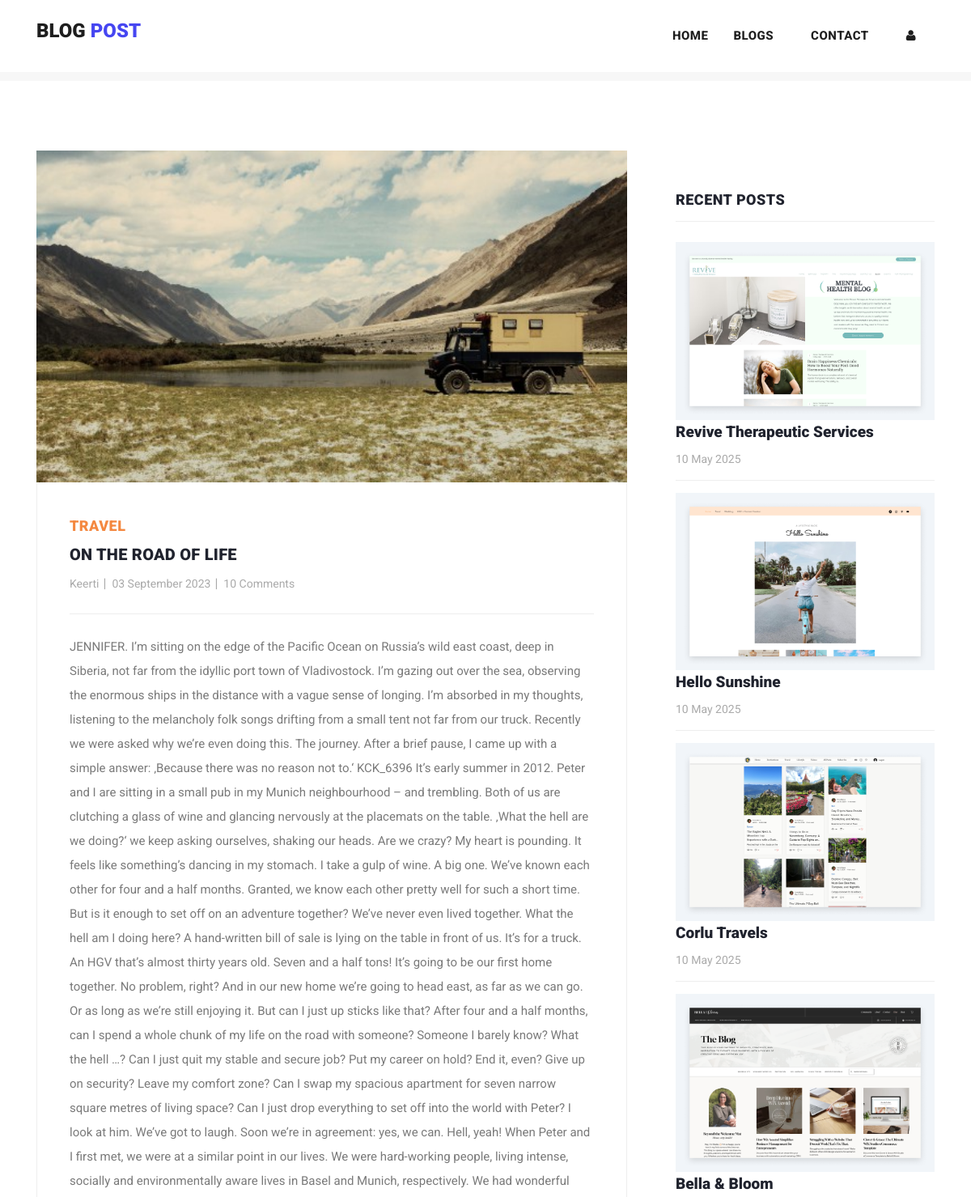
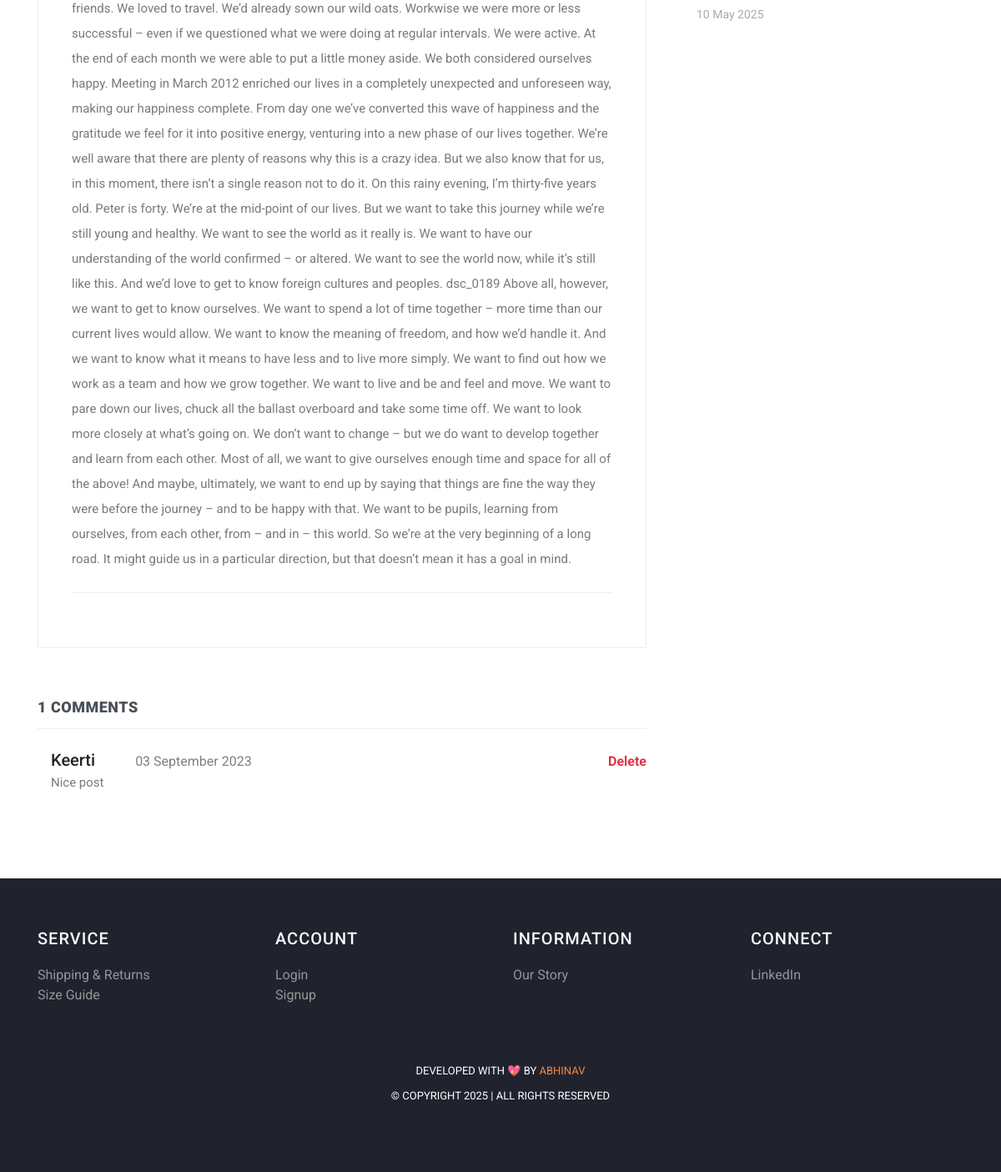
The page /post/18 on the database its author committed (2 pictures, top to bottom).
### myapp/models.py (models this page shows, shortened)
class Post(models.Model):
    postname = models.CharField(max_length=600)
    category = models.CharField(max_length=600)
    image = models.ImageField(upload_to='images/posts',blank=True,null=True)
    content = models.CharField(max_length=100000)
    time = models.CharField(default=time,max_length=100, blank=True)
    likes = models.IntegerField(null=True,blank=True,default=0)
    user = models.ForeignKey(User,on_delete=models.CASCADE)

class Comment(models.Model):
    content = models.CharField(max_length=200)
    time = models.CharField(default=time,max_length=100, blank=True)
    post = models.ForeignKey(Post,on_delete=models.CASCADE)
    user = models.ForeignKey(User,on_delete=models.CASCADE)

### myapp/views.py (the view)
# urls.py: path("post/<int:id>",views.post,name="post"),
def post(request,id):
    post = Post.objects.get(id=id)
    return render(request,"post-details.html",{
        "user":request.user,
        'post':Post.objects.get(id=id),
        'recent_posts':Post.objects.all().order_by("-id"),
        'media_url':settings.MEDIA_URL,
        'comments':Comment.objects.filter(post_id = post.id),
        'total_comments': len(Comment.objects.filter(post_id = post.id))
    })

### templates/post-details.html (shortened to what this page needs)
{% load static %}
<!DOCTYPE html>
<html lang="en">
  <head>
    <link href="https://cdn.jsdelivr.net/npm/bootstrap@5.3.0-alpha3/dist/css/bootstrap.min.css" rel="stylesheet">
    <link href="{% static 'vendor/bootstrap/css/bootstrap.min.css' %}" rel="stylesheet">
    <link rel="stylesheet" href="{% static 'assets/css/fontawesome.css' %}">
    <link rel="stylesheet" href="{% static 'assets/css/templatemo-stand-blog.css' %}">
    <link rel="stylesheet" href="{% static 'assets/css/owl.css' %}">
  </head>
  <body>
    {%include 'header.html'%}
    <section class="blog-posts grid-system">
      <div class="container">
        <div class="row">
          <div class="col-lg-8">
            <div class="all-blog-posts">
              <div class="row">
                <div class="col-lg-12">
                  <div class="blog-post">
                    <div class="blog-thumb">
                      <img src="{{media_url}}{{post.image}}" alt="post_image">
                    </div>
                    <div class="down-content">
                      <span>{{post.category}}</span>
                      <a><h4>{{post.postname}}</h4></a>
                      <ul class="post-info">
                        <li><a href="#">{{post.user}}</a></li>
                        <li><a href="#">{{post.time}}</a></li>
                        <li><a href="#">10 Comments</a></li>
                      </ul>
                      <p>{{post.content}}</p>
                    </div>
                  </div>
                </div>
                <div class="col-lg-12">
                  <div class="sidebar-item comments">
                    <div class="sidebar-heading">
                      <h2 class="text-dark-emphasis">{{total_comments}} comments</h2>
                    </div>
                    <div class="content">
                      <ul>
                        {% for comment in comments %}
                        <li style="display: block;">
                          <div class="ps-3">
                            <h5>{{comment.user}}<span class="small text-black-50 px-5 text-danger">{{comment.time}}</span>
                              {% if post.user == user or comment.user == post.user%}
                              <a href="{% url 'deletecomment' comment.id %}" class="small text-danger float-right fw-bold pt-1">Delete</a>
                              {% endif %}
                            </h5>
                            <p>{{comment.content}}</p>
                          </div>
                        </li>
                        {% endfor %}
                      </ul>
                    </div>
                  </div>
                </div>
              </div>
            </div>
          </div>
          <div class="col-lg-4">
            <div class="sidebar">
              <div class="row">
                <div class="col-lg-12">
                  <div class="sidebar-item recent-posts">
                    <div class="sidebar-heading">
                      <h2>Recent Posts</h2>
                    </div>
                    <div class="content">
                      <ul>
                        {% for post in recent_posts|slice:"0:4" %}
                        <li>
                          <img src="{{media_url}}{{post.image}}" class="img-fluid" alt="">
                          <a href="post-details.html">
                            <a href="{% url 'post' post.id %}" class="text-decoration-none text-dark"><h5>{{post.postname}}</h5></a>
                          <span>{{post.time}}</span>
                        </a></li>
                        {% endfor %}
                      </ul>
                    </div>
                  </div>
                </div>
              </div>
            </div>
          </div>
        </div>
      </div>
    </section>
   {% include "footer.html" %}
  </body>
</html>

### static/assets/css/templatemo-stand-blog.css (style rules this page uses)
body { font-family: 'Roboto', sans-serif; overflow-x: hidden; text-rendering: optimizeLegibility; -webkit-font-smoothing: antialiased; -moz-osx-font-smoothing: grayscale; }
p { margin-bottom: 0px; font-size: 15px; font-weight: 400; color: #7a7a7a; line-height: 30px; }
a { text-decoration: none!important; }
ul { padding: 0; margin: 0; list-style: none; }
h1,h2,h3,h4,h5,h6 { margin: 0px; }
.blog-posts { margin-top: 100px; }
.blog-posts .blog-post { margin-bottom: 30px; }
.blog-posts .blog-thumb img { width: 100%; overflow: hidden; }
.blog-posts .down-content { padding: 40px; border-right: 1px solid #eee; border-left: 1px solid #eee; border-bottom: 1px solid #eee; }
.blog-posts .down-content span { font-size: 18px; text-transform: uppercase; letter-spacing: 0.5px; font-weight: 900; color: #f48840; }
.blog-posts .down-content h4 { font-size: 24px; text-transform: capitalize; letter-spacing: 0.5px; font-weight: 900; color: #20232e; margin: 10px 0px 12px 0px; }
.blog-posts .down-content ul.post-info li { display: inline-block; margin-right: 8px; }
.blog-posts .down-content ul.post-info li:after { content: '|'; color: #aaa; margin-left: 8px; }
.blog-posts .down-content h4 { font-size: 20px; letter-spacing: 0.25px; }
.grid-system .down-content ul.post-info li { margin-right: 3px; }
.grid-system .down-content ul.post-info li:after { margin-left: 5px; }
.blog-posts .down-content ul.post-info li:last-child::after { display: none; }
.blog-posts .down-content ul.post-info li a { font-size: 14px; color: #aaa; font-weight: 400; transition: all .3s; }
.blog-posts .down-content p { padding: 25px 0px; margin: 25px 0px; border-top: 1px solid #eee; border-bottom: 1px solid #eee; }
.blog-posts .sidebar-heading h2 { font-size: 18px; text-transform: uppercase; font-weight: 900; letter-spacing: 0.5px; color: #20232e; border-bottom: 1px solid #eee; padding-bottom: 15px; margin-bottom: 25px; }
.blog-posts .comments { margin-top: 30px; }
.blog-posts .comments ul li { display: inline-block; margin-bottom: 20px; padding-bottom: 20px; border-bottom: 1px solid #eee; }
.blog-posts .comments ul li:last-child { margin-bottom: 0px; padding-bottom: 0px; border-bottom: none; }
.sidebar { margin-left: 30px; }
.sidebar .sidebar-item { margin-top: 50px; }
.sidebar .sidebar-heading h2 { font-size: 18px; text-transform: uppercase; font-weight: 900; letter-spacing: 0.5px; color: #20232e; border-bottom: 1px solid #eee; padding-bottom: 15px; margin-bottom: 25px; }
.sidebar .recent-posts ul li { margin-bottom: 15px; padding-bottom: 15px; border-bottom: 1px solid #eee; }
.sidebar .recent-posts ul li:last-child { margin-bottom: 0px; padding-bottom: 0px; border-bottom: none; }
.sidebar .recent-posts ul li h5 { font-size: 19px; font-weight: 900; color: #20232e; line-height: 30px; transition: all 0.3s; }
.sidebar .recent-posts ul li span { display: block; font-size: 14px; color: #aaa; margin-top: 8px; }

### templates/footer.html (style rules this page uses)
h4 { text-align: left; color: #dfdada; letter-spacing: 1px; margin-bottom: 20px; font-size: 20px; }
li { text-decoration: none; text-align: left; }
li a { color: rgb(153, 147, 147); }

### rows shown on the page
Post: image (picture), category "TRAVEL", postname "ON THE ROAD OF LIFE", user "Keerti", time "03 September 2023", content "JENNIFER. I’m sitting on the edge of the Pacific Ocean on Russia’s wild east coast, deep in Siberia, not far from the idyllic port town of Vladivostock. I’m gazing out over the sea, observing the enormous ships in the distance with a vague sense of longing. I’m absorbed in my thoughts, listening to the melancholy folk songs drifting from a small tent not far from our truck. Recently we were asked why we’re even doing this. The journey. After a brief pause, I came up with a simple answer: ‚Because there was no reason not to.‘ KCK_6396 It’s early summer in 2012. Peter and I are sitting in a small pub in my Munich neighbourhood – and trembling. Both of us are clutching a glass of wine and…"
Comment: user "Keerti", time "03 September 2023", shows "Delete", content "Nice post"
Post: image (picture), postname "Revive Therapeutic Services", time "10 May 2025"
Post: image (picture), postname "Hello Sunshine", time "10 May 2025"
Post: image (picture), postname "Corlu Travels", time "10 May 2025"
Post: image (picture), postname "Bella & Bloom", time "10 May 2025"

### other values the page prints
{{ total_comments }} "1"
